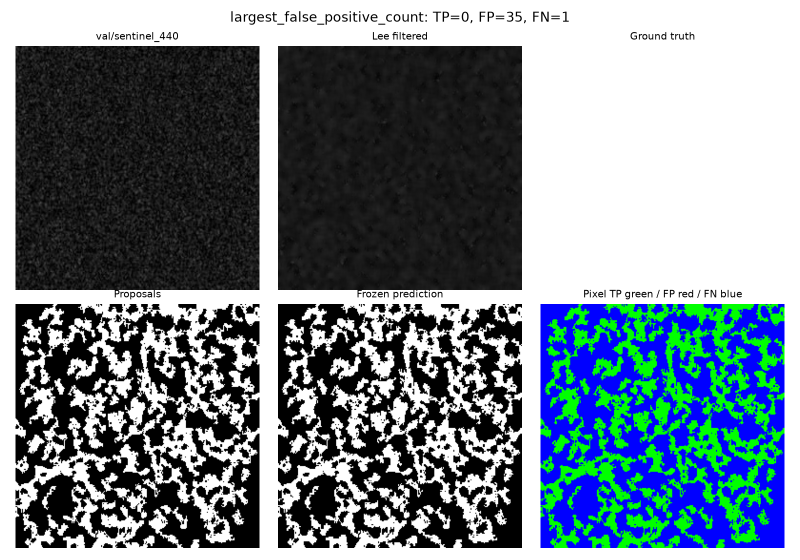
#> input picture results/sos/diagnostics/failure_1.png, 1600 x 1120 px, given in place of sentinel_140.png, which was not available (shown at 1/2 size)
$ python generate_latex_figures.py
#> lines starting #> are read from the running program, lines starting #| are printed output that depends on the picture; after the words box and inside, x2 and y2 are one past the last pixel; in counts of white or black regions, pixels touching at a corner belong together
"""Script to generate high-resolution figures for the LaTeX report.
All figures are strictly synchronized with the benchmark records in results/sos/*.json.
Outputs are saved into latex/figures/.
"""

from pathlib import Path
import sys, json, subprocess
import numpy as np
import matplotlib
matplotlib.use("Agg")
import matplotlib.pyplot as plt
from PIL import Image

# Configure Matplotlib for publication quality
plt.rcParams.update({
    "font.size": 11,
    "axes.labelsize": 12,
    "axes.titlesize": 12.5,
    "xtick.labelsize": 10,
    "ytick.labelsize": 10,
    "legend.fontsize": 10,
    "figure.titlesize": 14,
    "font.family": "serif",
    "figure.dpi": 300
})

ROOT = Path(__file__).resolve().parents[1]
sys.path.insert(0, str(ROOT / "src"))
from sar_oil import core, models
from sar_oil.models import RegionModel

FIG_DIR = ROOT / "latex/figures"
FIG_DIR.mkdir(parents=True, exist_ok=True)
RESULTS_DIR = ROOT / "results/sos"

SOS_ROOT = Path(r"D:\Coding\Oil_Spill_Detection\Dataset\SOS")
if not SOS_ROOT.exists():
    SOS_ROOT = ROOT / "data/Refined-Deep-SAR"
assert SOS_ROOT.exists(), f"SOS dataset not found at {SOS_ROOT}"

print(f"[*] Dataset: {SOS_ROOT}")
print(f"[*] Benchmark results: {RESULTS_DIR}")
print(f"[*] Figures will be saved to: {FIG_DIR}")

# Helper to load sample
def get_sample_info(name, split="val"):
#> called with name = 'sentinel_140.png', split = 'val'
    p = SOS_ROOT / f"images/images/{split}" / name
    mp = SOS_ROOT / f"masks/masks/{split}" / name
    im = Image.open(p).convert("L")
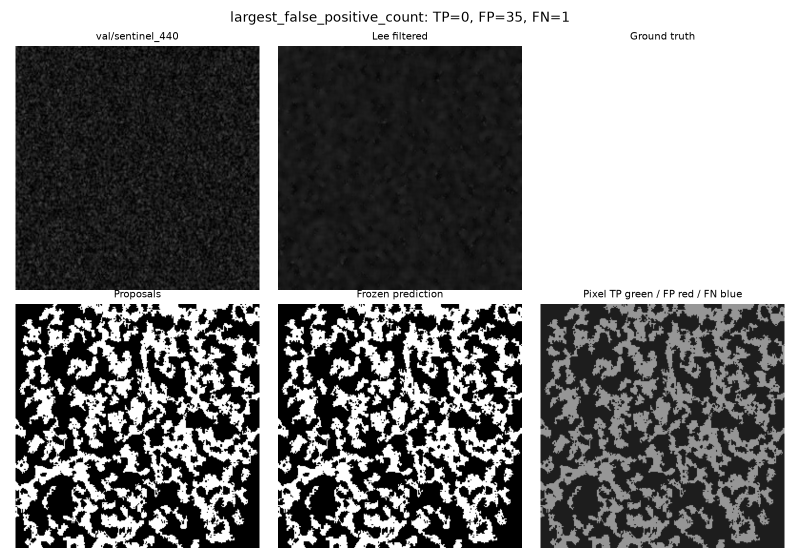
#> im: PIL image 1600x1120 L (shown at 1/2 size); min 0, max 255, mean 128
    mask = Image.open(mp).convert("L")
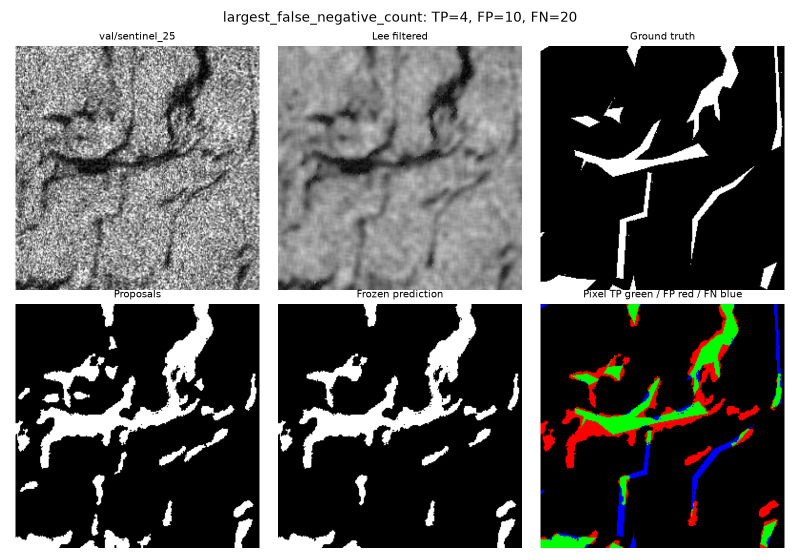
#> input picture results/sos/diagnostics/failure_2.png, 1600 x 1120 px, given in place of sentinel_140.png, which was not available (shown at 1/2 size)
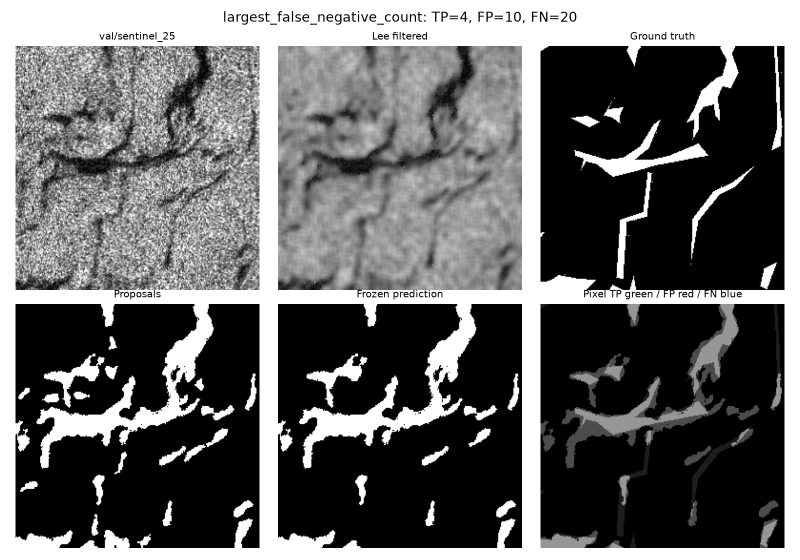
#> mask: PIL image 1600x1120 L (shown at 1/2 size); min 0, max 255, mean 103.2
    arr_im = np.asarray(im, dtype=float) / 255.0
    arr_mask = np.asarray(mask) >= 128
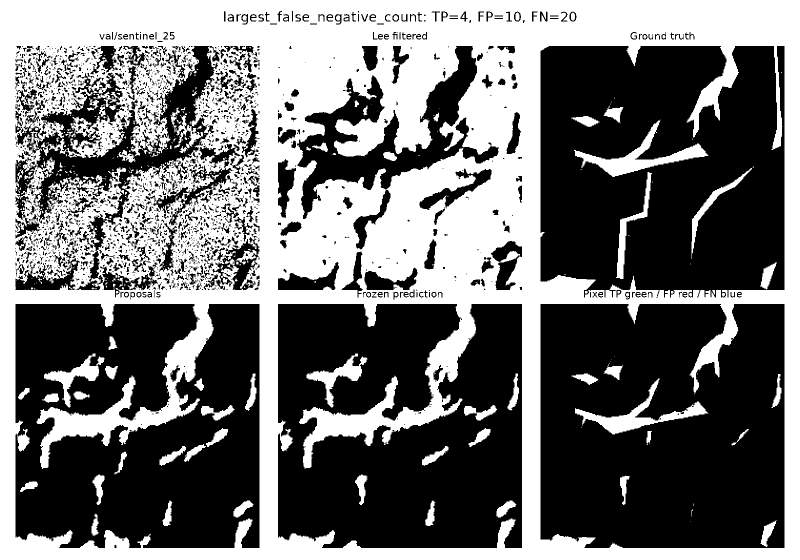
#> arr_mask: shape (1120, 1600) bool (shown at 1/2 size); 43.7% white; 455 white regions (315 under 20 px), largest, box (x1, y1, x2, y2) and area: (0, 0, 1600, 1120) 730913, (1148, 239, 1417, 354) 6750, (1150, 757, 1417, 869) 5915
    oil_frac = arr_mask.mean()
#> oil_frac = 0.437
    return {
        "name": name, "sensor": name.split("_")[0], "path": p, "mask_path": mp,
        "img": arr_im, "mask": arr_mask, "oil_frac": oil_frac,
        "mean": arr_im.mean(), "std": arr_im.std()
    }

# ==============================================================================
# 1. Fig 1: Pipeline Overview (Compiling TikZ to PDF and PNG)
# ==============================================================================
print("[*] Generating Fig 1: Pipeline Overview (TikZ PDF)...")
tikz_source = r"""\documentclass[tikz,border=3mm]{standalone}
\usepackage{amsmath,amssymb}
\usetikzlibrary{shapes.geometric, arrows.meta, positioning}

\begin{document}
\begin{tikzpicture}[
    auto,
    >=Stealth,
    node distance=0.75cm,
    font=\small\sffamily,
    stage/.style={draw=blue!80!black, fill=blue!6, rectangle, rounded corners=3pt,
                  text centered, minimum height=0.9cm, line width=0.8pt, inner sep=6pt},
    io/.style={draw=gray!70!black, fill=gray!12, rectangle, text centered,
               minimum height=0.9cm, line width=0.8pt, inner sep=6pt},
    spill/.style={draw=teal!70!black, fill=teal!15, rectangle, rounded corners=3pt,
                  text centered, font=\small\sffamily\bfseries, minimum height=0.75cm, line width=0.8pt, inner sep=5pt},
    reject/.style={draw=gray!60, fill=gray!20, rectangle, rounded corners=3pt,
                   text centered, minimum height=0.75cm, line width=0.8pt, inner sep=5pt},
    arrow/.style={draw=black!80, ->, line width=0.8pt}
]
    \node [io] (input) {Raw SAR\\Image $I$};
    \node [stage, right=of input] (filter) {Speckle Filtering\\(Lee $7\times 7$, $L=4$)};
    \node [stage, right=of filter] (thresh) {Candidate Thresholding\\(Global Otsu $T^*$)};
    \node [stage, right=of thresh] (morph) {Morphology \& Area\\Pruning ($A \ge 64$ px)};
    \node [stage, right=of morph] (feat) {8-D Region Features\\$\mathbf{x}_i \in \mathbb{R}^8$};
    \node [stage, right=of feat] (clf) {Supervised Classifier\\(LinearSVM / CART)};

    \node [spill, above right=0.2cm and 0.8cm of clf] (out_spill) {Confirmed Oil Spill ($y_i=1$)};
    \node [reject, below right=0.2cm and 0.8cm of clf] (out_reject) {Rejected Dark Region ($y_i=0$)};

    \draw [arrow] (input) -- (filter);
    \draw [arrow] (filter) -- node[above, font=\scriptsize] {$I_f$} (thresh);
    \draw [arrow] (thresh) -- node[above, font=\scriptsize] {$B$} (morph);
    \draw [arrow] (morph) -- node[above, font=\scriptsize] {$\{\Omega_i\}$} (feat);
    \draw [arrow] (feat) -- node[above, font=\scriptsize] {$\mathbf{x}_i$} (clf);
    \draw [arrow] (clf) |- (out_spill);
    \draw [arrow] (clf) |- (out_reject);
\end{tikzpicture}
\end{document}
"""
tex_path = FIG_DIR / "fig1_pipeline_overview.tex"
tex_path.write_text(tikz_source, encoding="utf-8")
try:
    subprocess.run(["pdflatex", "-interaction=nonstopmode", tex_path.name], cwd=FIG_DIR, check=True, capture_output=True)
    print("    [+] Compiled fig1_pipeline_overview.pdf successfully.")
except Exception as e:
    print(f"    [!] Failed to compile TikZ to PDF: {e}")

# ==============================================================================
# 2. Fig 2: SOS Dataset Regimes & Otsu Separation
# ==============================================================================
print("[*] Generating Fig 2: SOS Dataset Regimes & Otsu Separation...")
panel_names = [
    ("sentinel_140.png", "R0: Biển sạch (0% dầu)", "val"),
    ("sentinel_1.png", "R1: Vết dầu nhỏ (<5% dầu)", "val"),
    ("sentinel_25.png", "R2: Dải hẹp / phân mảnh (5-50%)", "val"),
    ("palsar_1.png", "R2: PALSAR đa đối tượng (18.5%)", "val"),
    ("palsar_10.png", "R2: PALSAR dầu lớn (38.9%)", "val"),
    ("sentinel_0.png", "R3: Vết dầu diện rộng (79.7%)", "val"),
    ("sentinel_440.png", "R4: Patch ngập trọn dầu (100%)", "val")
]
panel_samples = [get_sample_info(name, split) for name, regime, split in panel_names]
#> (the run stopped early here; a loop or call above may not have finished)
